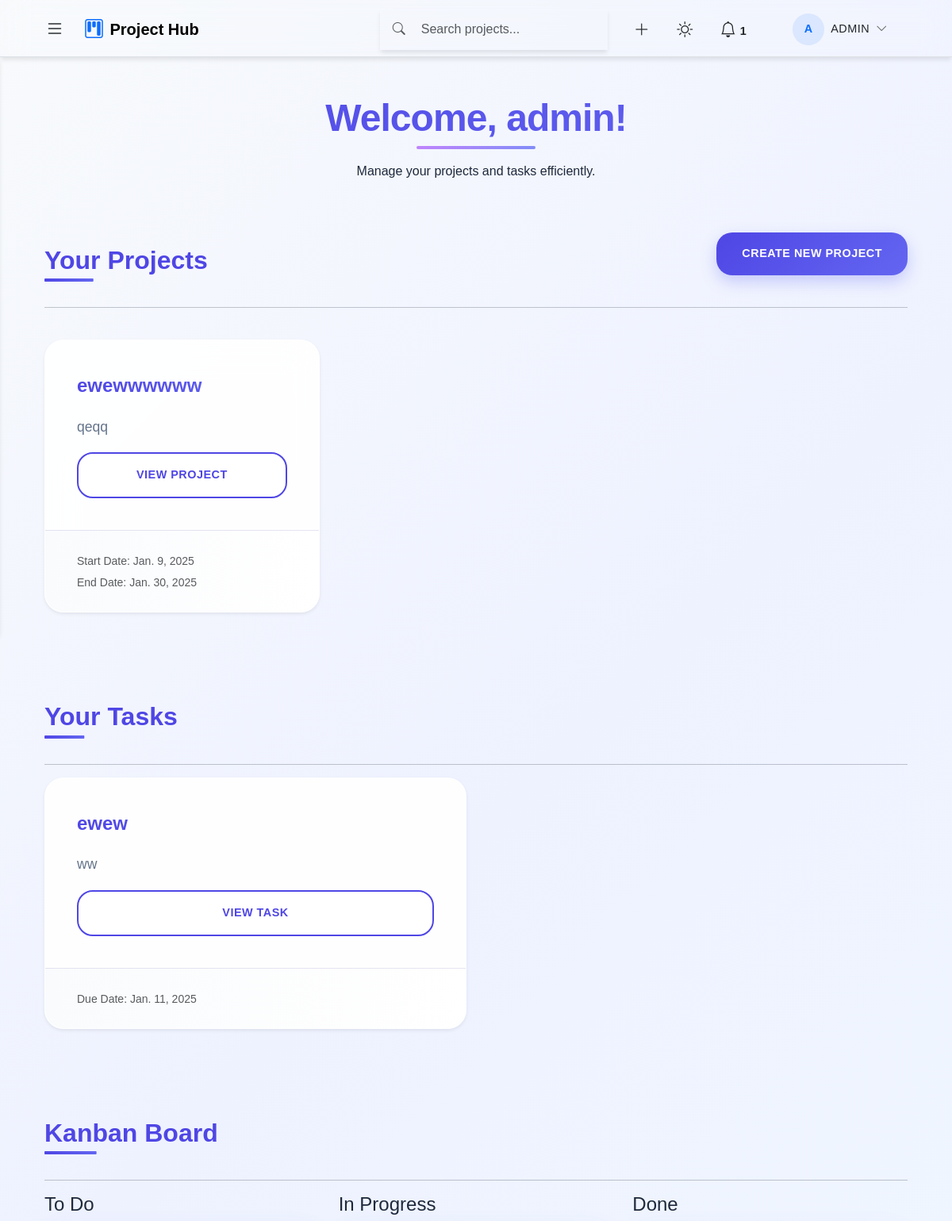
Page /projects/ (signed in, upper part) on the earlier database version.
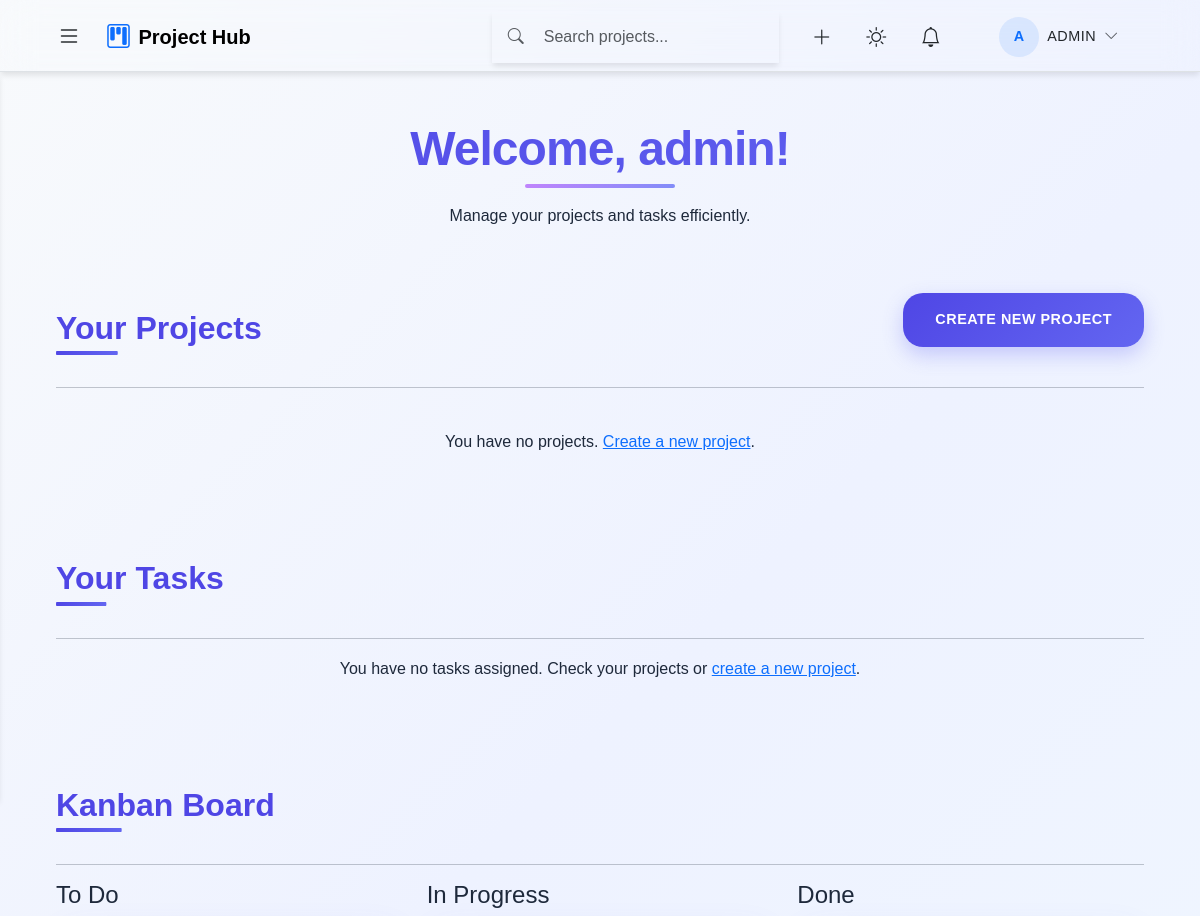
Same page on the later database version.
### projects/models.py (models this page shows, shortened)
class Project(models.Model):
    STATUS_CHOICES = [
        ('planned', 'Planned'),
        ('active', 'Active'),
        ('completed', 'Completed'),
        ('on_hold', 'On Hold')
    ]
    name = models.CharField(max_length=200)
    description = models.TextField()
    team = models.ForeignKey(Team, on_delete=models.CASCADE, related_name='projects')
    manager = models.ForeignKey(User, on_delete=models.CASCADE, related_name='managed_projects')
    status = models.CharField(max_length=20, choices=STATUS_CHOICES, default='planned')
    start_date = models.DateField()
    end_date = models.DateField()
    created_at = models.DateTimeField(auto_now_add=True)
    class Meta:
        ordering = ['-created_at']
        constraints = [
            models.UniqueConstraint(fields=['name', 'team'], name='unique_project_name_in_team')
        ]

class Task(models.Model):
    STATUS_CHOICES = [
        ('todo', 'To Do'),
        ('inprogress', 'In Progress'),
        ('done', 'Done')
    ]
    PRIORITY_CHOICES = [
        ('low', 'Low'),
        ('medium', 'Medium'),
        ('high', 'High')
    ]
    project = models.ForeignKey(Project, on_delete=models.CASCADE, related_name='tasks')
    title = models.CharField(max_length=200)
    description = models.TextField()
    assigned_to = models.ForeignKey(User, on_delete=models.CASCADE, related_name='assigned_tasks')
    status = models.CharField(max_length=20, choices=STATUS_CHOICES, default='todo')
    priority = models.CharField(max_length=20, choices=PRIORITY_CHOICES, default='medium')
    start_date = models.DateField()
    due_date = models.DateField()
    completed_at = models.DateTimeField(null=True, blank=True)
    created_at = models.DateTimeField(auto_now_add=True)

### projects/views.py (the view)
# urls.py: path('', views.homepage, name='homepage'),
@login_required
@handle_view_errors
def homepage(request):
    try:
        projects = get_user_projects(request.user)
        tasks = get_user_tasks(request.user)
        context = get_common_context(request.user)
        context.update({
            'projects': projects,
            'tasks': tasks,
            'recent_activity': get_recent_activity(request.user)
        })
        return render(request, 'projects/homepage.html', context)
    except Exception as e:
        logger.error(f"Homepage error: {str(e)}")
        messages.error(request, MSG_ERROR)
        return redirect('login')

### projects/utils/common.py (called while the page is built)
def get_common_context(user):
    try:
        notifications = Notification.objects.filter(user=user).select_related('user')
        return {
            'projects_count': Project.objects.filter(team__members__user=user).distinct().count(),
            'tasks_count': Task.objects.filter(assigned_to=user).count(),
            'notifications': notifications[:5],
            'unread_notifications_count': notifications.filter(read=False).count(),
            'team_members_count': TeamMember.objects.filter(team__members__user=user).distinct().count(),
            'active_projects_count': Project.objects.filter(team__members__user=user, status='active').distinct().count(),
            'completed_tasks_count': Task.objects.filter(assigned_to=user, status='done').count()
        }
    except Exception as e:
        logger.error(f"Context error: {str(e)}")
        return {}

### projects/utils/projects.py (called while the page is built)
def get_user_projects(user):
    return (Project.objects.filter(team__members__user=user)
            .select_related('team')
            .distinct()
            .order_by('-created_at'))

### projects/templates/projects/homepage.html (shortened to what this page needs)
{% extends 'base.html' %}
{% load static %}
{% block extra_css %}
<link rel="stylesheet" href="{% static 'css/homepage.css' %}">
{% endblock %}
{% block content %}
<div class="container mt-5">
    <div class="row mb-4">
        <div class="col">
            <h2 class="text-center">Welcome, {{ user.username }}!</h2>
            <p class="text-center">Manage your projects and tasks efficiently.</p>
        </div>
    </div>
    <div class="row mb-4">
        <div class="col">
            <div class="d-flex justify-content-between align-items-center">
                <h3>Your Projects</h3>
                <a href="{% url 'project_create' %}" class="btn btn-primary">Create New Project</a>
            </div>
            <hr>
        </div>
    </div>
    <div class="row">
        {% for project in projects %}
        <div class="col-md-4 mb-4">
            <div class="card shadow-sm h-100">
                <div class="card-body d-flex flex-column">
                    <h5 class="card-title">{{ project.name }}</h5>
                    <p class="card-text flex-grow-1">{{ project.description|truncatewords:20 }}</p>
                    <a href="{% url 'project_detail' project.id %}" class="btn btn-outline-primary mt-auto">View Project</a>
                </div>
                <div class="card-footer text-muted">
                    <small>Start Date: {{ project.start_date }}</small><br>
                    <small>End Date: {{ project.end_date }}</small>
                </div>
            </div>
        </div>
        {% empty %}
        <div class="col">
            <p class="text-center">You have no projects. <a href="{% url 'project_create' %}">Create a new project</a>.</p>
        </div>
        {% endfor %}
    </div>
    <div class="row mt-5">
        <div class="col">
            <h3>Your Tasks</h3>
            <hr>
        </div>
    </div>
    <div class="row">
        {% for task in tasks %}
        <div class="col-md-6 mb-4">
            <div class="card shadow-sm h-100">
                <div class="card-body d-flex flex-column">
                    <h5 class="card-title">{{ task.title }}</h5>
                    <p class="card-text flex-grow-1">{{ task.description|truncatewords:20 }}</p>
                    <a href="{% url 'task_detail' task.project.id task.id %}" class="btn btn-outline-primary mt-auto">View Task</a>
                </div>
                <div class="card-footer text-muted">
                    <small>Due Date: {{ task.due_date }}</small>
                </div>
            </div>
        </div>
        {% empty %}
        <div class="col">
            <p class="text-center">You have no tasks assigned. Check your projects or <a href="{% url 'project_create' %}">create a new project</a>.</p>
        </div>
        {% endfor %}
    </div>
    <div class="row mt-5">
        <div class="col">
            <h3>Kanban Board</h3>
            <hr>
        </div>
    </div>
    <div class="row">
        <div class="col-md-4">
            <h4>To Do</h4>
        </div>
        <div class="col-md-4">
            <h4>In Progress</h4>
        </div>
        <div class="col-md-4">
            <h4>Done</h4>
        </div>
    </div>
</div>
{% endblock %}

### projects/templates/base.html (shortened to what the changed rows need)
<!DOCTYPE html>
<html lang="en" data-theme="light">
<head>
    {% load static %}
    <link href="https://cdn.jsdelivr.net/npm/bootstrap@5.3.0/dist/css/bootstrap.min.css" rel="stylesheet">
    <link href="https://cdn.jsdelivr.net/npm/bootstrap-icons/font/bootstrap-icons.css" rel="stylesheet">
    <link rel="stylesheet" href="{% static 'css/base.css' %}">
    {% block extra_css %}{% endblock %}
</head>
<body class="d-flex flex-column min-vh-100" data-bs-theme="light">
    <header class="navbar glass-nav fixed-top border-bottom">
        <div class="container-fluid px-4">
            <div class="d-flex align-items-center gap-4">
                <div class="d-flex align-items-center gap-3">
                    <div class="dropdown">
                        <button class="btn btn-icon rounded-circle p-2 hover-translate position-relative"
                                data-bs-toggle="dropdown" aria-expanded="false" aria-label="Notifications">
                            <i class="bi bi-bell fs-5"></i>
                            {% if unread_notifications_count > 0 %}
                                <span class="notification-badge" aria-label="{{ unread_notifications_count }} unread notifications">
                                    {{ unread_notifications_count }}
                                </span>
                            {% endif %}
                        </button>
                    </div>
                </div>
            </div>
        </div>
    </header>
    <main id="main-content" class="flex-grow-1 pt-5 mt-4" role="main">
        <div class="container-fluid px-4">
            {% block content %}{% endblock %}
        </div>
    </main>
</body>
</html>

Differences in the rows shown:
removed Project: name "ewewwwwww", description "qeqq", start_date "Jan. 9, 2025", end_date "Jan. 30, 2025"
removed Task: title "ewew", description "ww", due_date "Jan. 11, 2025"
Other differences:
{{ unread_notifications_count }}: "1" → (not shown)
text now shown: "You have no projects. Create a new project . You have no tasks assigned. Check your projects or create a new project ."
